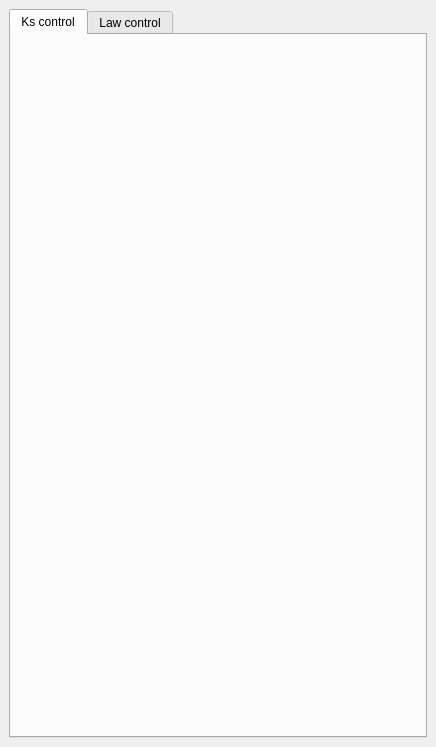
<?xml version="1.0" encoding="UTF-8"?>
<ui version="4.0">
 <class>DockWidget</class>
 <widget class="QDockWidget" name="DockWidget">
  <property name="geometry">
   <rect>
    <x>0</x>
    <y>0</y>
    <width>436</width>
    <height>747</height>
   </rect>
  </property>
  <property name="windowTitle">
   <string>Assimilation</string>
  </property>
  <widget class="QWidget" name="dockWidgetContents">
   <layout class="QVBoxLayout" name="verticalLayout">
    <item>
     <widget class="QTabWidget" name="tabWidget">
      <property name="currentIndex">
       <number>0</number>
      </property>
      <widget class="QWidget" name="tab_ks">
       <attribute name="title">
        <string>Ks control</string>
       </attribute>
       <layout class="QVBoxLayout" name="verticalLayout_2">
        <property name="leftMargin">
         <number>0</number>
        </property>
        <property name="topMargin">
         <number>0</number>
        </property>
        <property name="rightMargin">
         <number>0</number>
        </property>
        <property name="bottomMargin">
         <number>0</number>
        </property>
        <item>
         <layout class="QVBoxLayout" name="lay_ks">
          <property name="spacing">
           <number>0</number>
          </property>
         </layout>
        </item>
       </layout>
      </widget>
      <widget class="QWidget" name="tab_law">
       <attribute name="title">
        <string>Law control</string>
       </attribute>
       <layout class="QVBoxLayout" name="verticalLayout_6">
        <property name="leftMargin">
         <number>0</number>
        </property>
        <property name="topMargin">
         <number>0</number>
        </property>
        <property name="rightMargin">
         <number>0</number>
        </property>
        <property name="bottomMargin">
         <number>0</number>
        </property>
        <item>
         <layout class="QVBoxLayout" name="lay_law"/>
        </item>
       </layout>
      </widget>
     </widget>
    </item>
   </layout>
  </widget>
  <action name="actionAssimKs">
   <property name="text">
    <string>Ks Zone Selection</string>
   </property>
   <property name="toolTip">
    <string>Ks Zone Selection</string>
   </property>
  </action>
 </widget>
 <resources/>
 <connections/>
</ui>
